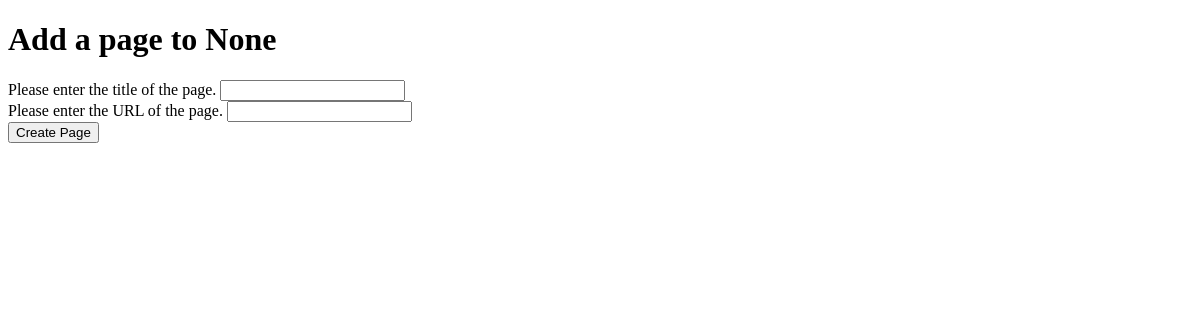
Before: /rango/category/hihihihihihihi/add_page/ (signed in) with the older database file.
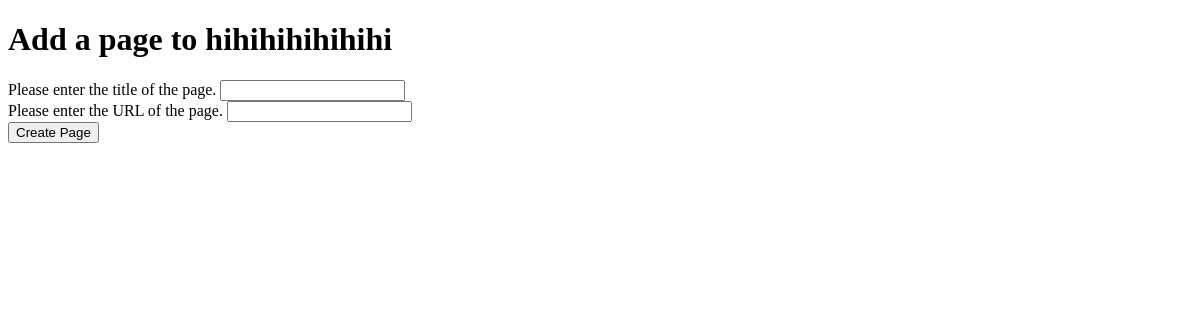
After: the same page with the newer database file.
### rango/models.py (models this page shows, shortened)
class Category(models.Model):
    name = models.CharField(max_length=128)
    views = models.IntegerField(default=0)
    likes = models.IntegerField(default=0)
    slug = models.SlugField(unique=True)
    def __str__(self):
        return self.name

### rango/views.py (the view)
# urls.py: url(r'^category/(?P<category_name_slug>[\w\-]+)/add_page/$', views.add_page, name='add_page'),
@login_required
def add_page(request, category_name_slug):
    try:
        cat = Category.objects.get(slug=category_name_slug)
    except Category.DoesNotExist:
        cat = None
    if request.method == 'POST':
        form = PageForm(request.POST)
        if form.is_valid():
            if cat:
                page = form.save(commit=False)
                page.category = cat
                page.views = 0
                page.save()
                return category(request, category_name_slug)
        else:
            print (form.errors)
    else:
        form = PageForm()
    context_dict = {'form' : form,
                    'category' : cat,
                    'category_name_slug' : category_name_slug,
                    }
    return render(request, 'rango/add_page.html', context_dict)

### rango/forms.py (shortened to what this page needs)
class PageForm(forms.ModelForm):
    title = forms.CharField(max_length=128, help_text="Please enter the title of the page.")
    url = forms.URLField(max_length=200, help_text="Please enter the URL of the page.")
    views = forms.IntegerField(widget=forms.HiddenInput(), initial=0)
    class Meta:
        model = Page
        exclude = ('category', )

### templates/rango/add_page.html (shortened to what this page needs)
<!DOCTYPE html>
<html lang="en">
    <head>
    </head>
    <body>
        <h1>Add a page to {{ category }}</h1>
        {% if not category_name_slug %}
            The specified category does not exist!
        {% else %}
            <form id="page_form" method="post" action="/rango/category/{{ category_name_slug }}/add_page/">
                {% for field in form.visible_fields %}
                    {{ field.help_text }}
                    {{ field }}
                    <br/>
                {% endfor %}
                <input type="submit" name="submit" value="Create Page"/>
            </form>
        {% endif %}
    </body>
</html>

Changed rows visible on the page:
added Category: name "hihihihihihihi"
Other visible differences:
{{ category }}: "None" → (not shown)
